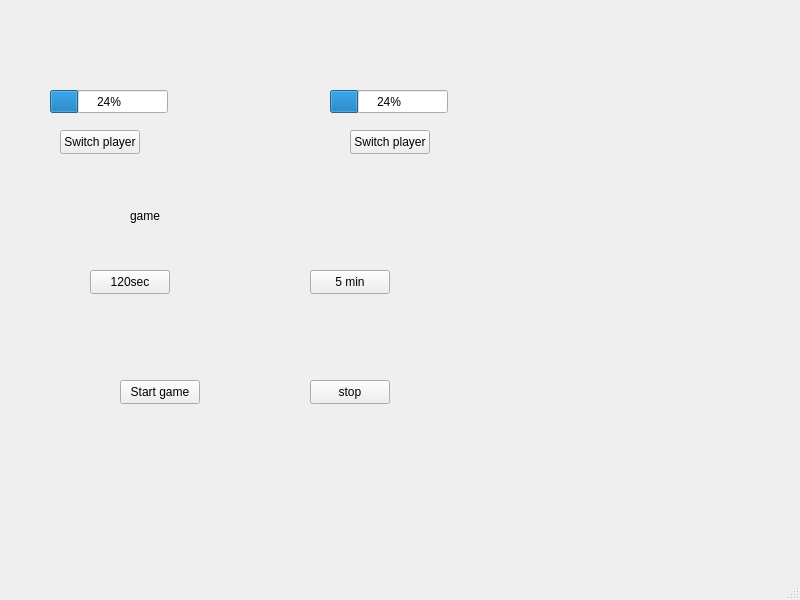
<?xml version="1.0" encoding="UTF-8"?>
<ui version="4.0">
 <class>MainWindow</class>
 <widget class="QMainWindow" name="MainWindow">
  <property name="geometry">
   <rect>
    <x>0</x>
    <y>0</y>
    <width>800</width>
    <height>600</height>
   </rect>
  </property>
  <property name="windowTitle">
   <string>MainWindow</string>
  </property>
  <widget class="QWidget" name="centralwidget">
   <widget class="QProgressBar" name="p1bar">
    <property name="geometry">
     <rect>
      <x>50</x>
      <y>90</y>
      <width>118</width>
      <height>23</height>
     </rect>
    </property>
    <property name="value">
     <number>24</number>
    </property>
   </widget>
   <widget class="QProgressBar" name="p2bar">
    <property name="geometry">
     <rect>
      <x>330</x>
      <y>90</y>
      <width>118</width>
      <height>23</height>
     </rect>
    </property>
    <property name="value">
     <number>24</number>
    </property>
   </widget>
   <widget class="QLabel" name="label">
    <property name="geometry">
     <rect>
      <x>130</x>
      <y>170</y>
      <width>281</width>
      <height>91</height>
     </rect>
    </property>
    <property name="text">
     <string>game</string>
    </property>
   </widget>
   <widget class="QPushButton" name="switch1">
    <property name="geometry">
     <rect>
      <x>60</x>
      <y>130</y>
      <width>80</width>
      <height>24</height>
     </rect>
    </property>
    <property name="text">
     <string>Switch player</string>
    </property>
   </widget>
   <widget class="QPushButton" name="switch2">
    <property name="geometry">
     <rect>
      <x>350</x>
      <y>130</y>
      <width>80</width>
      <height>24</height>
     </rect>
    </property>
    <property name="text">
     <string>Switch player</string>
    </property>
   </widget>
   <widget class="QPushButton" name="time1">
    <property name="geometry">
     <rect>
      <x>90</x>
      <y>270</y>
      <width>80</width>
      <height>24</height>
     </rect>
    </property>
    <property name="text">
     <string>120sec</string>
    </property>
   </widget>
   <widget class="QPushButton" name="time2">
    <property name="geometry">
     <rect>
      <x>310</x>
      <y>270</y>
      <width>80</width>
      <height>24</height>
     </rect>
    </property>
    <property name="text">
     <string>5 min</string>
    </property>
   </widget>
   <widget class="QPushButton" name="start">
    <property name="geometry">
     <rect>
      <x>120</x>
      <y>380</y>
      <width>80</width>
      <height>24</height>
     </rect>
    </property>
    <property name="text">
     <string>Start game</string>
    </property>
   </widget>
   <widget class="QPushButton" name="stop">
    <property name="geometry">
     <rect>
      <x>310</x>
      <y>380</y>
      <width>80</width>
      <height>24</height>
     </rect>
    </property>
    <property name="text">
     <string>stop</string>
    </property>
   </widget>
  </widget>
  <widget class="QMenuBar" name="menubar">
   <property name="geometry">
    <rect>
     <x>0</x>
     <y>0</y>
     <width>800</width>
     <height>21</height>
    </rect>
   </property>
  </widget>
  <widget class="QStatusBar" name="statusbar"/>
 </widget>
 <resources/>
 <connections/>
</ui>
